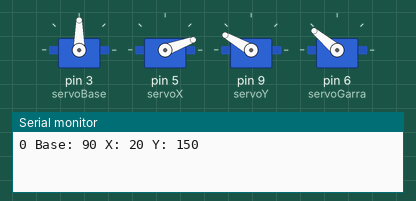
Bench run of a sketch on a simulated Arduino Uno, built with avr-gcc and run on an emulated ATmega328P. Shown: 4 × servo, the last lines printed to the serial monitor.

Above: at 0.05 s.
At 2.25 s:
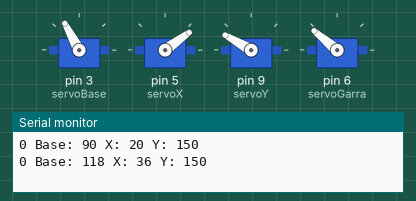
At 3.6 s:
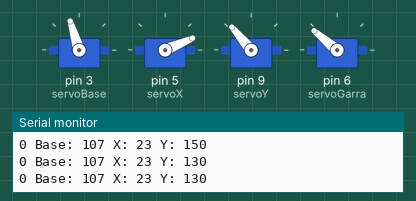
At 7.2 s:
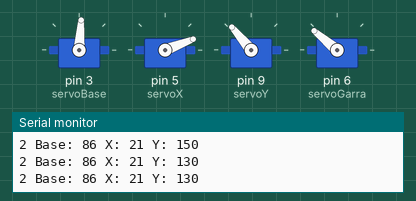
At 11.0 s:
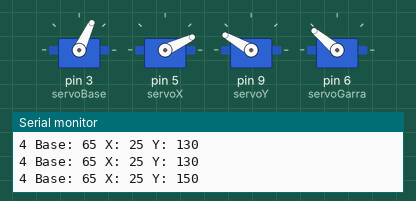
At 14.85 s:
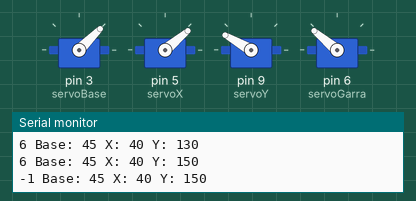
Timing chart, 0 to 19.3 s (numbered marks = the images above):
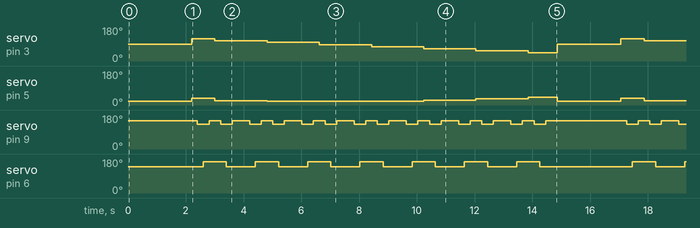

Measured:
- by itself, servo on pin 9 (servoY): moves between 130° and 150°, repeating every 14.9 s
- by itself, servo on pin 6 (servoGarra): repeats every 14.9 s: 6 × (140° 1.0 s, 165° 0.80 s), 140° 3.2 s, 165° 0.80 s
- by itself, servo on pin 5 (servoX): repeats every 14.9 s: 23° 1.8 s, 19° 1.8 s, 21° 1.8 s, 20° 1.8 s, 25° 1.8 s, 33° 1.8 s, 40° 1.0 s, 20° 2.2 s, 36° 0.80 s
- by itself, servo on pin 3 (servoBase): repeats every 14.9 s: 107° 1.8 s, 98° 1.8 s, 86° 1.8 s, 76° 1.8 s, 65° 1.8 s, 54° 1.8 s, 45° 1.0 s, 90° 2.2 s, 118° 0.80 s

The sketch:

posicoesPassos.ino
```cpp
#include <Servo.h>

Servo servoBase;  //Servo base
Servo servoX;     //Servo frente e tras
Servo servoY;     //Servo sobe e desce
Servo servoGarra; //Servo garra (abre e fecha)

#define zeroBase       90
#define zeroX          20
#define zeroYAlta     150
#define zeroYBaixa    130
#define garraFechada  165
#define garraAberta   140

int svBase, svX, svY, svGarra;
int etapa = -1;
int ciclo = 0;

int posicoesBase[] = { 118, 107, 98, 86, 76, 65, 54, 45 };
int posicoesX[] =     { 36,  23, 19, 21, 20, 25, 33, 40 };

void setup() {
  Serial.begin(115200);
  servoBase.attach(3);
  servoX.attach(5);
  servoY.attach(9);
  servoGarra.attach(6);
}

void loop() {

  if ( etapa == -1 )
  {
    svBase = zeroBase;
    svX = zeroX;
    svGarra = garraAberta;
    svY = zeroYAlta;
    etapa = 0;
  }
  else
  {
    if (etapa == 0 && ciclo == 0) {
      delay(2000);
    }

    ciclo ++;
    if (ciclo == 1)
    {
      // vai para a posição com a garra aberta
      svBase = posicoesBase[etapa];
      svX = posicoesX[etapa];
      svGarra = garraAberta;
    }
    else if (ciclo == 2)
    {
      svY = zeroYBaixa;
    }
    else if (ciclo == 3)
    {
      svGarra = garraFechada;
    }
    else if (ciclo == 4)
    {
      svY = zeroYAlta;
    }
    else if (ciclo == 5)
    {
      svBase = posicoesBase[etapa + 1];
      svX = posicoesX[etapa + 1];
    }
    else if (ciclo == 6)
    {
      svY = zeroYBaixa;
    }
    else if (ciclo == 7)
    {
      svGarra = garraAberta;
    }
    else if (ciclo == 8)
    {
      svY = zeroYAlta;
    }
    else
    {
      etapa ++;
      ciclo = 0;
      if (etapa >= (sizeof(posicoesX) / sizeof(int)) - 1)
      {
        etapa = -1;
      }
    }
  }

  // Posição atual
  servoBase.write(svBase);
  servoX.write(svX);
  servoY.write(svY);
  servoGarra.write(svGarra);

  Serial.print(etapa);
  Serial.print(" Base: ");
  Serial.print(svBase);
  Serial.print(" X: ");
  Serial.print(svX);
  Serial.print(" Y: ");
  Serial.print(svY);
  Serial.println();

  delay (200);

}
```
